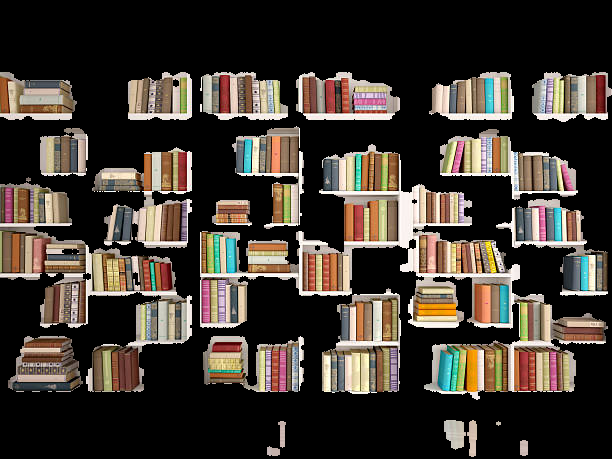
#> input picture testfiles_ara/0618/img/img_book_only.png, 612 x 459 px, found by its file name
$ python separate_books_using_vkernel.py   (older library calls are emulated)
#> lines starting #> are read from the running program, lines starting #| are printed output that depends on the picture; after the words box and inside, x2 and y2 are one past the last pixel; in counts of white or black regions, pixels touching at a corner belong together
#> in main, img is the input picture: shape (459, 612, 3); mean B, G, R 50.4, 57.9, 65.4
import numpy as np
import cv2 as cv
import matplotlib.pyplot as plt


def display(winname, img):
    cv.moveWindow(winname, 500, 0)
    cv.namedWindow(winname, cv.WINDOW_NORMAL)
    cv.imshow(winname, img)
    cv.waitKey(0)


# def morphologyEx(img, row_size, col_size ):
#     kernel = cv.getStructuringElement(cv.MORPH_RECT, (row_size, col_size))
#     return cv.morphologyEx(img, cv.MORPH_CLOSE, kernel)

# def separate(img):
#
#     # gray = cv.cvtColor(img, cv.COLOR_BGR2GRAY)
#     #
#     # ret, thr1 = cv.threshold(gray, 0, 255, cv.THRESH_BINARY_INV + cv.THRESH_OTSU )
#     # thr2 = cv.adaptiveThreshold(blur, 255, cv.ADAPTIVE_THRESH_MEAN_C, cv.THRESH_BINARY_INV, 21, 21)
#     #
#     # fin = cv.addWeighted( src1=thr1, alpha=0.4, src2=thr2, beta=0.6, gamma=0 )
#     # display('fin', fin)
#     #
#     # blur2 = cv.GaussianBlur(fin, (7, 7), 0)
#     # display('blur2', blur2)
#     #
#     # closed = morphologyEx(blur2, 5,5)
#     # display('closed', closed)

def watershed(img):
    # Median Blur
    #sep_blur = cv.medianBlur(img, 5)

    gray = cv.cvtColor(img, cv.COLOR_BGR2GRAY)
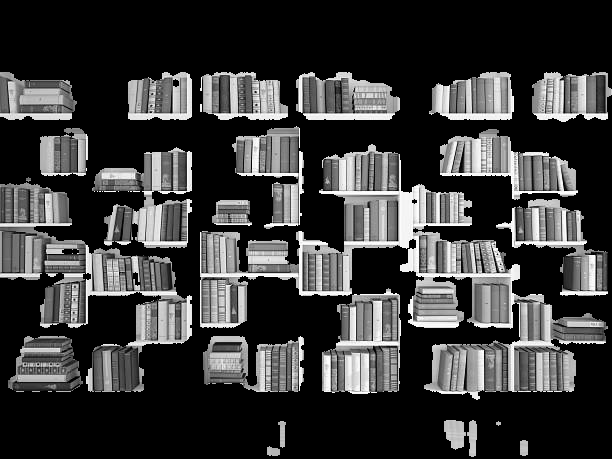
#> gray: shape (459, 612); min 0, max 255, mean 59.3
    display('gray', gray)

    ret, thresh = cv.threshold(gray, 127, 255, cv.THRESH_BINARY )
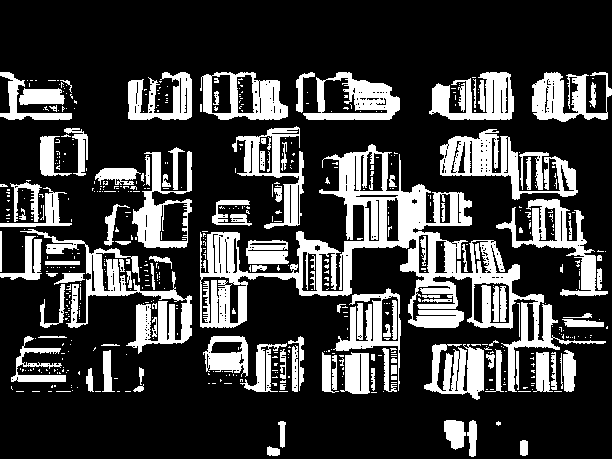
#> thresh: shape (459, 612); 24.3% white; 591 white regions (474 under 20 px), largest, box (x1, y1, x2, y2) and area: (200, 144, 606, 392) 17448, (20, 229, 192, 354) 4330, (440, 129, 578, 200) 3355
    display('sep_thr', thresh)


    # NOISE REMOVAL (OPTIONAL)
    v_kernel = np.ones((13, 3), np.uint8)
    h_kernel = np.ones((1, 3), np.uint8)


    #위 아래로 연결된거 끊기
    opening = cv.morphologyEx(thresh, cv.MORPH_OPEN, v_kernel, iterations=2)
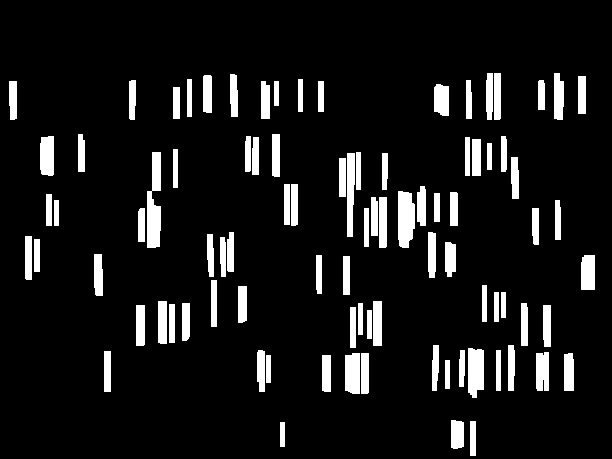
#> opening: shape (459, 612); 9.5% white; 90 white regions

    # 양옆으로 연결해주기
    # opening = cv.morphologyEx(thresh, cv.MORPH_CLOSE, h_kernel, iterations=2)

    # sure_bg = cv.dilate(opening, kernel, iterations=3)
    display('opening', opening)

    #return opening

    # 배경에서 객제까지의 거리
    # dist_transform = cv.distanceTransform(thresh, cv.DIST_L2, 5)
    # result = cv.normalize(dist_transform, None, 255, 0, cv.NORM_MINMAX, cv.CV_8UC1)
    # display('dist_transform', result)
    #
    # # dist_transform.max() 이용해서 원하는 영역만 ( 붙어있는 애들 띄어내서 더미로 분리)
    # ret, sure_fg = cv.threshold(dist_transform, 0.15
    #                             * dist_transform.max(), 255, 0)
    # display('sure_fg', sure_fg)
    #
    # sure_fg = np.uint8(sure_fg)
    # unknown = cv.subtract(sure_bg, sure_fg)
    # display('unknown', unknown)
    # #
    # # Marker labelling
    # ret, markers = cv.connectedComponents(opening)
    # # Add one to all labels so that sure background is not 0, but 1
    # markers = markers + 1
    # # Now, mark the region of unknown with zero
    # markers[unknown == 255] = 0
    # display('unknown', unknown)
    #
    # ## watershed
    # markers = cv.watershed(img, markers)
    # img[markers == -1] = [255, 0, 0]

    # contours
    images,contours, hierarchy = cv.findContours(opening, cv.RETR_CCOMP, cv.CHAIN_APPROX_SIMPLE)
#> contours = 90 contours; largest, box (x1, y1, x2, y2) and area: (147, 152, 161, 248) 894, (398, 191, 415, 248) 770, (468, 348, 484, 398) 650, (345, 353, 360, 394) 533, (347, 153, 355, 237) 498
    for i in range(len(contours)):
        if hierarchy[0][i][3] == -1:
            cv.drawContours(img, contours, i, (255, 0, 0), 1)
#> this loop made 90 passes
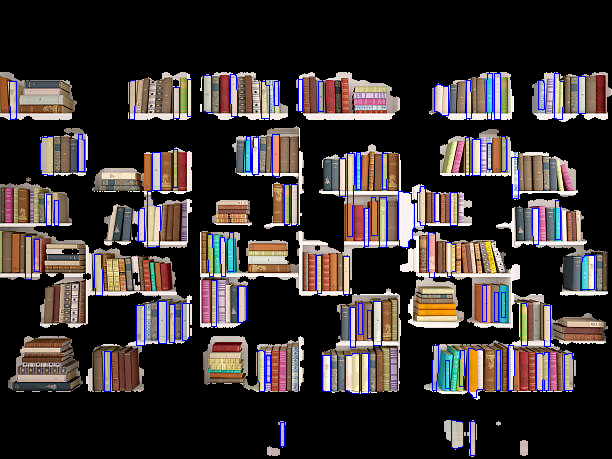
#> img: shape (459, 612, 3); 2.85% of pixels changed, all inside (x1, y1, x2, y2) = (9, 73, 595, 456)

    display('sep_coins', img)


def main():
    img = cv.imread('C:/dev/Object-detection/testfiles_ara/0618/img/img_book_only.png')
    img_o = img.copy()
    display('img', img)
    # print(img.shape)
    watershed(img)

   # contour(img, img_o)


if __name__ == "__main__":
    main()
